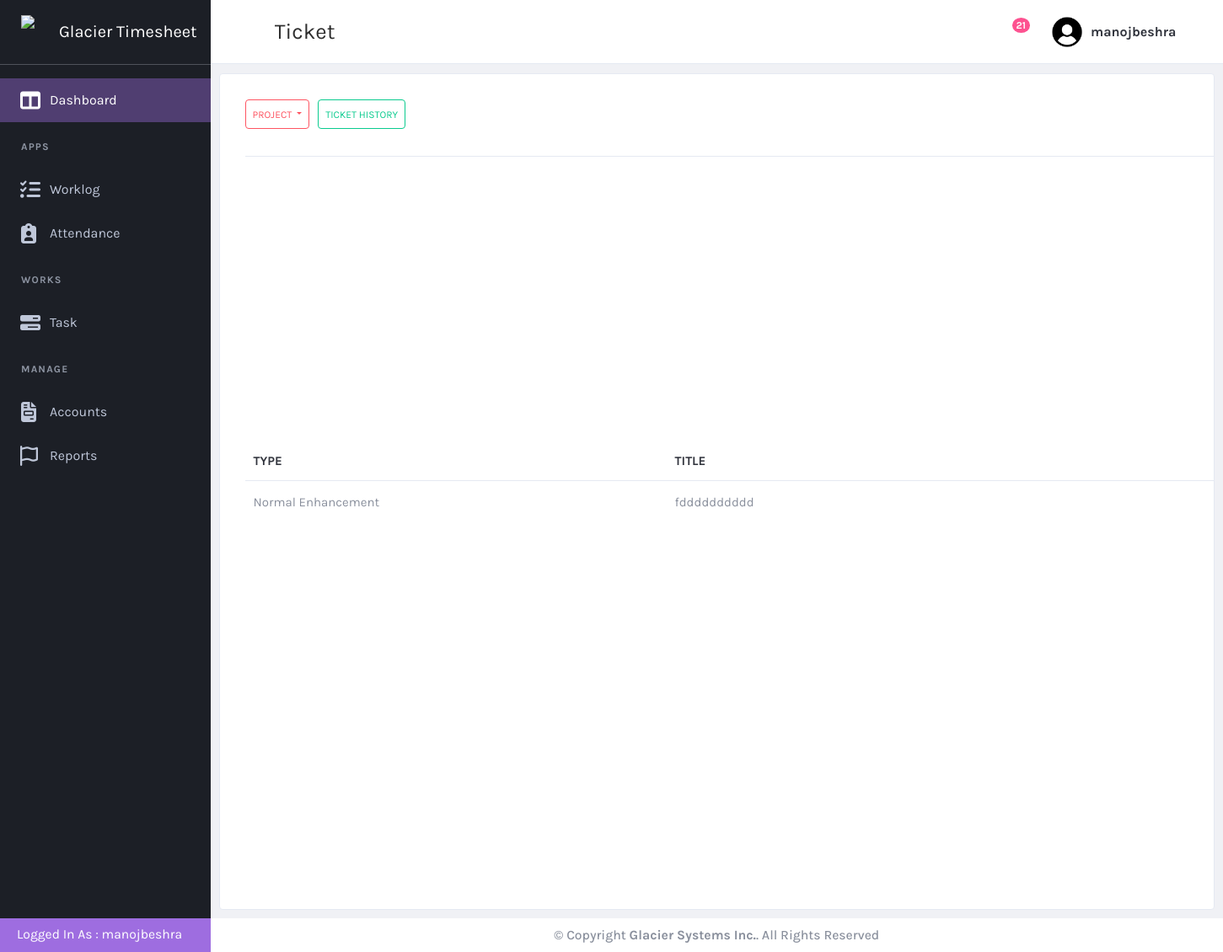
Page /task/task/ (signed in) on the earlier database version.
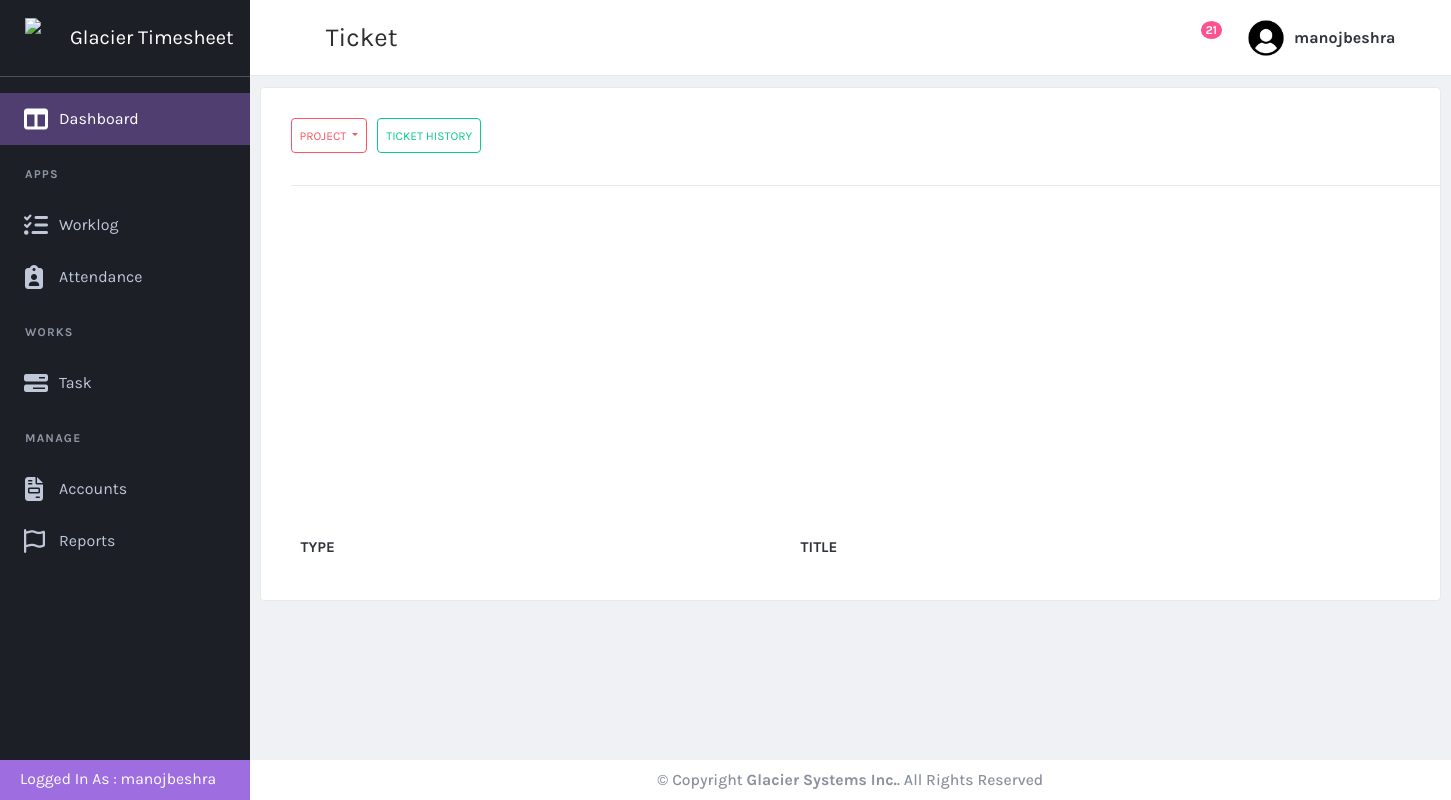
Same page on the later database version.
### task/models.py (models this page shows, shortened)
class ticket(models.Model):
    ticket_id = models.CharField(max_length = 200, null = False)
    ticket_title = models.CharField(max_length=200, null=False)
    customer = models.ForeignKey(customer, on_delete=models.CASCADE, null=True)
    ticket_type = models.ForeignKey(ticket_type, on_delete=models.CASCADE, null=True)
    date_opened = models.DateTimeField(null=True)
    priority = models.ForeignKey(priority_type, on_delete=models.CASCADE, null = True)
    assigned_to = models.ManyToManyField(User, related_name="assigned_tickets")  # Allow multiple users
    last_updated = models.DateTimeField(null=True)
    last_updated_by = models.ForeignKey(User, on_delete=models.CASCADE, null = True, related_name="last_updated_by")
    state = models.ForeignKey(state, on_delete=models.CASCADE, null=True)
    operational_notes = models.CharField(max_length=200, null=True)
    closed_date = models.DateTimeField(null=True)
    solution = models.TextField(max_length=500 )
    project = models.ForeignKey(project, on_delete=models.CASCADE, null=True)

class ticket_type(models.Model):
  name = models.CharField(max_length=100, null = True)
  def __str__(self):
    return f"{self.name}"

### task/views.py (the view)
# urls.py: path("task/", views.filter_tasks, name="task"),  # Default task list
@login_required
def filter_tasks(request, user_id=None, project_id=None):
    users = User.objects.all()
    projects = project.objects.all()
    tasks = ticket.objects.all()
    selected_user = None
    selected_project = None
    if user_id:
        selected_user = get_object_or_404(User, pk=user_id)
        tasks = tasks.filter(assigned_to=selected_user)
    if project_id:
        selected_project = get_object_or_404(project, pk=project_id)
        tasks = tasks.filter(project=selected_project)
    customers = customer.objects.all()
    tickettype = ticket_type.objects.all()
    priority = priority_type.objects.all()
    statelist = state.objects.all()
    return render(request, 'task.html', {
        'ticketlist': tasks,
        'users': users,
        'customers': customers,
        'tickettype': tickettype,
        'priority': priority,
        'state': statelist,
        'projects': projects,
        'selected_user': selected_user,
        'selected_project': selected_project,
    })

### customer/models.py (called while the page is built)
  def __str__(self):
    return self.name

### task/models.py (called while the page is built)
   def __str__(self):
    return f"{self.state_name}"

    def __str__(self):
         return f"{self.project_name}"

### task/templates/task.html (shortened to what this page needs)
{% extends "base.html" %}
{% load static %}
{% block page-title %}Ticket{% endblock page-title %}
{% block content %}
            <div class="card card-default m-2">
                <div class="card-header">
                    <div class="d-flex justify-content-end " style="gap: 10px;">
                        <div class="btn-group" role="group" aria-label="Basic example">
                            <button type="button" class="btn btn-outline-danger dropdown-toggle small-btn" id="projectfilter" data-toggle="dropdown" aria-haspopup="true" aria-expanded="false">
                                {% if selected_project %}
                                    {{ selected_project.project_name }}
                                {% else %}
                                    Project
                                {% endif %}
                            </button>
                        </div>
                        <a href = "{% url 'taskhistory' %}" class="btn btn-outline-success small-btn d-flex justify-content-center align-items-center text-center" >
                            Ticket History
                        </a>
                    </div>
                </div>
                <div class="card-body">
                    <table id="productsTable" class="table table-hover table-product" style="width:100%">
                      <thead>
                        <tr class="column">
                            <th class = "type-column">Type&nbsp;&nbsp;</th>
                            <th class = "title-column">Title</th>
                        </tr>
                      </thead>
                      <tbody>
                        {% for i in ticketlist %}
                            {% if i.state.state_name != "Completed" and i.state.state_name != "Canceled" %}
                            <tr onclick="window.location='{% url 'taskdetails' i.id%}'">
                                    <td>{{i.ticket_type}}</td>
                                    <td style = "width:10px;">{{i.ticket_title}}</td>
                                </tr>
                            {% endif %}
                        {% endfor %}
                      </tbody>
                    </table>
                </div>
            </div>
{% endblock  %}

Differences in the rows shown:
no longer on this page (row edited): ticket: ticket_type "Normal Enhancement", ticket_title "fdddddddddd"
